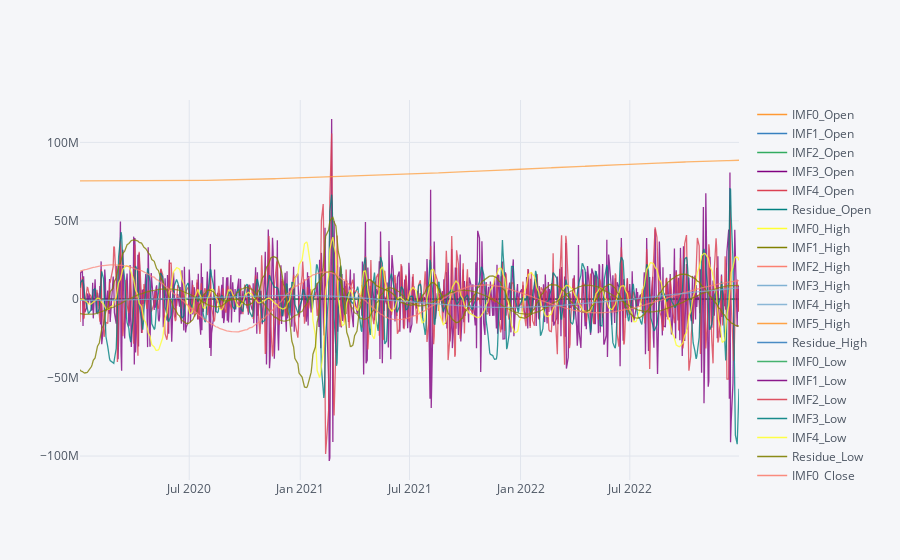

The notebook cell this image was saved under:
### Code cell
processed_data["PETR4.SA"].iplot()
processed_data["PETR4.SA"].to_csv("PETR4.csv")

### Figure 1 — Plotly figure (JSON) as saved in the notebook; plotly's stock layout.template omitted (floating-point values rounded to 4 significant figures; data arrays with more than 128 entries replaced by an {"elided": "..."} marker saying what was removed)
{"data": [{"line": {"color": "rgba(255, 153, 51, 1.0)", "dash": "solid", "shape": "linear", "width": 1.3}, "mode": "lines", "name": "IMF0_Open", "text": "", "type": "scatter", "x": {"elided": "745 str values"}, "y": {"elided": "745 float values"}}, {"line": {"color": "rgba(55, 128, 191, 1.0)", "dash": "solid", "shape": "linear", "width": 1.3}, "mode": "lines", "name": "IMF1_Open", "text": "", "type": "scatter", "x": {"elided": "745 str values"}, "y": {"elided": "745 float values"}}, {"line": {"color": "rgba(50, 171, 96, 1.0)", "dash": "solid", "shape": "linear", "width": 1.3}, "mode": "lines", "name": "IMF2_Open", "text": "", "type": "scatter", "x": {"elided": "745 str values"}, "y": {"elided": "745 float values"}}, {"line": {"color": "rgba(128, 0, 128, 1.0)", "dash": "solid", "shape": "linear", "width": 1.3}, "mode": "lines", "name": "IMF3_Open", "text": "", "type": "scatter", "x": {"elided": "745 str values"}, "y": {"elided": "745 float values"}}, {"line": {"color": "rgba(219, 64, 82, 1.0)", "dash": "solid", "shape": "linear", "width": 1.3}, "mode": "lines", "name": "IMF4_Open", "text": "", "type": "scatter", "x": {"elided": "745 str values"}, "y": {"elided": "745 float values"}}, {"line": {"color": "rgba(0, 128, 128, 1.0)", "dash": "solid", "shape": "linear", "width": 1.3}, "mode": "lines", "name": "Residue_Open", "text": "", "type": "scatter", "x": {"elided": "745 str values"}, "y": {"elided": "745 float values"}}, {"line": {"color": "rgba(255, 255, 51, 1.0)", "dash": "solid", "shape": "linear", "width": 1.3}, "mode": "lines", "name": "IMF0_High", "text": "", "type": "scatter", "x": {"elided": "745 str values"}, "y": {"elided": "745 float values"}}, {"line": {"color": "rgba(128, 128, 0, 1.0)", "dash": "solid", "shape": "linear", "width": 1.3}, "mode": "lines", "name": "IMF1_High", "text": "", "type": "scatter", "x": {"elided": "745 str values"}, "y": {"elided": "745 float values"}}, {"line": {"color": "rgba(251, 128, 114, 1.0)", "dash": "solid", "shape": "linear", "width": 1.3}, "mode": "lines", "name": "IMF2_High", "text": "", "type": "scatter", "x": {"elided": "745 str values"}, "y": {"elided": "745 float values"}}, {"line": {"color": "rgba(128, 177, 211, 1.0)", "dash": "solid", "shape": "linear", "width": 1.3}, "mode": "lines", "name": "IMF3_High", "text": "", "type": "scatter", "x": {"elided": "745 str values"}, "y": {"elided": "745 float values"}}, {"line": {"color": "rgba(128, 177, 211, 0.8999999999999999)", "dash": "solid", "shape": "linear", "width": 1.3}, "mode": "lines", "name": "IMF4_High", "text": "", "type": "scatter", "x": {"elided": "745 str values"}, "y": {"elided": "745 float values"}}, {"line": {"color": "rgba(255, 153, 51, 0.8999999999999999)", "dash": "solid", "shape": "linear", "width": 1.3}, "mode": "lines", "name": "IMF5_High", "text": "", "type": "scatter", "x": {"elided": "745 str values"}, "y": {"elided": "745 float values"}}, {"line": {"color": "rgba(55, 128, 191, 0.8999999999999999)", "dash": "solid", "shape": "linear", "width": 1.3}, "mode": "lines", "name": "Residue_High", "text": "", "type": "scatter", "x": {"elided": "745 str values"}, "y": {"elided": "745 float values"}}, {"line": {"color": "rgba(50, 171, 96, 0.8999999999999999)", "dash": "solid", "shape": "linear", "width": 1.3}, "mode": "lines", "name": "IMF0_Low", "text": "", "type": "scatter", "x": {"elided": "745 str values"}, "y": {"elided": "745 float values"}}, {"line": {"color": "rgba(128, 0, 128, 0.8999999999999999)", "dash": "solid", "shape": "linear", "width": 1.3}, "mode": "lines", "name": "IMF1_Low", "text": "", "type": "scatter", "x": {"elided": "745 str values"}, "y": {"elided": "745 float values"}}, {"line": {"color": "rgba(219, 64, 82, 0.8999999999999999)", "dash": "solid", "shape": "linear", "width": 1.3}, "mode": "lines", "name": "IMF2_Low", "text": "", "type": "scatter", "x": {"elided": "745 str values"}, "y": {"elided": "745 float values"}}, {"line": {"color": "rgba(0, 128, 128, 0.8999999999999999)", "dash": "solid", "shape": "linear", "width": 1.3}, "mode": "lines", "name": "IMF3_Low", "text": "", "type": "scatter", "x": {"elided": "745 str values"}, "y": {"elided": "745 float values"}}, {"line": {"color": "rgba(255, 255, 51, 0.8999999999999999)", "dash": "solid", "shape": "linear", "width": 1.3}, "mode": "lines", "name": "IMF4_Low", "text": "", "type": "scatter", "x": {"elided": "745 str values"}, "y": {"elided": "745 float values"}}, {"line": {"color": "rgba(128, 128, 0, 0.8999999999999999)", "dash": "solid", "shape": "linear", "width": 1.3}, "mode": "lines", "name": "Residue_Low", "text": "", "type": "scatter", "x": {"elided": "745 str values"}, "y": {"elided": "745 float values"}}, {"line": {"color": "rgba(251, 128, 114, 0.8999999999999999)", "dash": "solid", "shape": "linear", "width": 1.3}, "mode": "lines", "name": "IMF0_Close", "text": "", "type": "scatter", "x": {"elided": "745 str values"}, "y": {"elided": "745 float values"}}, {"line": {"color": "rgba(251, 128, 114, 0.7999999999999998)", "dash": "solid", "shape": "linear", "width": 1.3}, "mode": "lines", "name": "IMF1_Close", "text": "", "type": "scatter", "x": {"elided": "745 str values"}, "y": {"elided": "745 float values"}}, {"line": {"color": "rgba(128, 177, 211, 0.7999999999999998)", "dash": "solid", "shape": "linear", "width": 1.3}, "mode": "lines", "name": "IMF2_Close", "text": "", "type": "scatter", "x": {"elided": "745 str values"}, "y": {"elided": "745 float values"}}, {"line": {"color": "rgba(255, 153, 51, 0.7999999999999998)", "dash": "solid", "shape": "linear", "width": 1.3}, "mode": "lines", "name": "IMF3_Close", "text": "", "type": "scatter", "x": {"elided": "745 str values"}, "y": {"elided": "745 float values"}}, {"line": {"color": "rgba(55, 128, 191, 0.7999999999999998)", "dash": "solid", "shape": "linear", "width": 1.3}, "mode": "lines", "name": "IMF4_Close", "text": "", "type": "scatter", "x": {"elided": "745 str values"}, "y": {"elided": "745 float values"}}, {"line": {"color": "rgba(50, 171, 96, 0.7999999999999998)", "dash": "solid", "shape": "linear", "width": 1.3}, "mode": "lines", "name": "Residue_Close", "text": "", "type": "scatter", "x": {"elided": "745 str values"}, "y": {"elided": "745 float values"}}, {"line": {"color": "rgba(128, 0, 128, 0.7999999999999998)", "dash": "solid", "shape": "linear", "width": 1.3}, "mode": "lines", "name": "IMF0_Volume", "text": "", "type": "scatter", "x": {"elided": "745 str values"}, "y": {"elided": "745 float values"}}, {"line": {"color": "rgba(219, 64, 82, 0.7999999999999998)", "dash": "solid", "shape": "linear", "width": 1.3}, "mode": "lines", "name": "IMF1_Volume", "text": "", "type": "scatter", "x": {"elided": "745 str values"}, "y": {"elided": "745 float values"}}, {"line": {"color": "rgba(0, 128, 128, 0.7999999999999998)", "dash": "solid", "shape": "linear", "width": 1.3}, "mode": "lines", "name": "IMF2_Volume", "text": "", "type": "scatter", "x": {"elided": "745 str values"}, "y": {"elided": "745 float values"}}, {"line": {"color": "rgba(255, 255, 51, 0.7999999999999998)", "dash": "solid", "shape": "linear", "width": 1.3}, "mode": "lines", "name": "IMF3_Volume", "text": "", "type": "scatter", "x": {"elided": "745 str values"}, "y": {"elided": "745 float values"}}, {"line": {"color": "rgba(128, 128, 0, 0.7999999999999998)", "dash": "solid", "shape": "linear", "width": 1.3}, "mode": "lines", "name": "IMF4_Volume", "text": "", "type": "scatter", "x": {"elided": "745 str values"}, "y": {"elided": "745 float values"}}, {"line": {"color": "rgba(128, 128, 0, 0.7)", "dash": "solid", "shape": "linear", "width": 1.3}, "mode": "lines", "name": "IMF5_Volume", "text": "", "type": "scatter", "x": {"elided": "745 str values"}, "y": {"elided": "745 float values"}}, {"line": {"color": "rgba(251, 128, 114, 0.7)", "dash": "solid", "shape": "linear", "width": 1.3}, "mode": "lines", "name": "IMF6_Volume", "text": "", "type": "scatter", "x": {"elided": "745 str values"}, "y": {"elided": "745 float values"}}, {"line": {"color": "rgba(128, 177, 211, 0.7)", "dash": "solid", "shape": "linear", "width": 1.3}, "mode": "lines", "name": "IMF7_Volume", "text": "", "type": "scatter", "x": {"elided": "745 str values"}, "y": {"elided": "745 float values"}}, {"line": {"color": "rgba(255, 153, 51, 0.7)", "dash": "solid", "shape": "linear", "width": 1.3}, "mode": "lines", "name": "Residue_Volume", "text": "", "type": "scatter", "x": {"elided": "745 str values"}, "y": {"elided": "745 float values"}}], "layout": {"legend": {"bgcolor": "#F5F6F9", "font": {"color": "#4D5663"}}, "paper_bgcolor": "#F5F6F9", "plot_bgcolor": "#F5F6F9", "title": {"font": {"color": "#4D5663"}}, "xaxis": {"gridcolor": "#E1E5ED", "showgrid": true, "tickfont": {"color": "#4D5663"}, "title": {"font": {"color": "#4D5663"}, "text": ""}, "zerolinecolor": "#E1E5ED"}, "yaxis": {"gridcolor": "#E1E5ED", "showgrid": true, "tickfont": {"color": "#4D5663"}, "title": {"font": {"color": "#4D5663"}, "text": ""}, "zerolinecolor": "#E1E5ED"}}}
